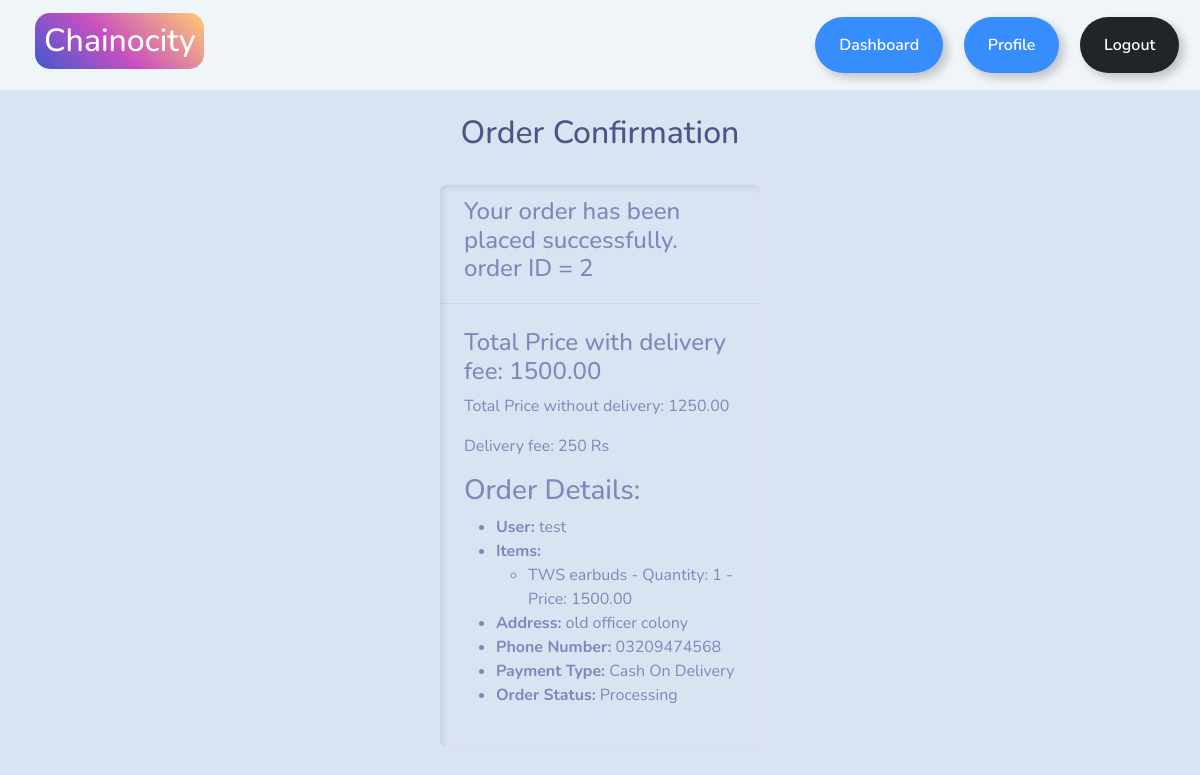
The app's page /order_confirmation/2/ (signed in) with its own data.
### myapp/models.py (models this page shows, shortened)
class Order(models.Model):
    PAYMENT_CHOICES = [
        ('easypaisa', 'EasyPaisa'),
        ('jazzcash', 'JazzCash'),
        ('cashondelivery', 'Cash On Delivery'),
    ]
    ORDER_STATUS_CHOICES = [
        ('Processing', 'Processing'),
        ('Shipped', 'Shipped'),
        ('Delivered', 'Delivered'),
        ('Cancelled', 'Cancelled'),
    ]
    user = models.ForeignKey(User, on_delete=models.CASCADE)
    items = models.ManyToManyField('CartItem')
    total_price = models.DecimalField(max_digits=10, decimal_places=2)
    created_at = models.DateTimeField(auto_now_add=True)
    address = models.TextField()
    phone_number = models.CharField(max_length=15)
    payment_type = models.CharField(max_length=20, choices=PAYMENT_CHOICES, default='cashondelivery')
    order_status = models.CharField(max_length=20, choices=ORDER_STATUS_CHOICES, default='Processing')

class CartItem(models.Model):
    product = models.ForeignKey(Product, on_delete=models.CASCADE)
    quantity = models.PositiveIntegerField(default=1)
    user = models.ForeignKey(User, on_delete=models.CASCADE)
    def total_price(self):
        return self.product.p_price * self.quantity

class Product(models.Model):
    p_title = models.CharField(max_length=85)
    p_price = models.DecimalField(max_digits=10, decimal_places=2)
    p_desc = models.TextField()
    p_stock = models.PositiveIntegerField()
    category = models.ForeignKey(Category, on_delete=models.CASCADE,null=True)
    p_image = models.ImageField(upload_to='product_images/', null=True, blank=True, default='default_p.jpg')
    p_image2 = models.ImageField(upload_to='product_images/', null=True, blank=True, default='default_p.jpg')
    p_image3 = models.ImageField(upload_to='product_images/', null=True, blank=True, default='default_p.jpg')
    date_posted = models.DateTimeField(auto_now_add=True)

### myapp/views.py (the view)
# urls.py: path('order_confirmation/<int:order_id>/', views.order_confirmation, name='order_confirmation'),
@login_required(login_url='my_login')
def order_confirmation(request, order_id):
    order = Order.objects.get(id=order_id)
    context = {
        'order': order,
    }
    return render(request, 'order_confirmation.html', context)

### templates/order_confirmation.html (shortened to what this page needs)
{% load static %}
<!DOCTYPE html>
<html lang="en">
<head>
  <link rel="stylesheet" type="text/css" href="https://bootswatch.com/5/morph/bootstrap.min.css" >
  <link rel="stylesheet" type="text/css" href="{% static 'css/styles.css' %}" >
</head>
<body>
  {% include 'base.html' %}
  <br>
  <h2 class="text-center">Order Confirmation</h2>
  <br>
  <div style="display: flex; justify-content: center;">
    <div class="card border-primary mb-3" style="max-width: 20rem;">
      <div class="card-header"><h4>Your order has been placed successfully. order ID = {{ order.id }} </h4></div>
      <div class="card-body">
        <h4 class="card-title">Total Price with delivery fee: {{ order.total_price }} </h4>
        {% with total_price_without_delivery=order.total_price|add:"-250" %}
    <p>Total Price without delivery: {{ total_price_without_delivery|default:"-250"|floatformat:"2" }}</p>
{% endwith %}
        <p> Delivery fee: 250 Rs</p>
        <p class="card-text"><h3>Order Details:</h3>
          <ul>
              <li><strong>User:</strong> {{ order.user.username }}</li>
              <li><strong>Items:</strong>
                  <ul>
                      {% for item in order.items.all %}
                          <li>{{ item.product.p_title }} - Quantity: {{ item.quantity }} - Price: {{ item.total_price }}</li>
                      {% endfor %}
                  </ul>
              </li>
              <li><strong>Address:</strong> {{ order.address }}</li>
              <li><strong>Phone Number:</strong> {{ order.phone_number }}</li>
              <li><strong>Payment Type:</strong> {{ order.get_payment_type_display }}</li>
              <li><strong>Order Status:</strong> {{ order.get_order_status_display }}</li>
          </ul>
        </p>
      </div>
    </div>
  </div>
</body>
</html>

### records on screen
Order: id "2", total_price "1500.00", user.username "test", address "old officer colony", phone_number "03209474568", payment_type "Cash On Delivery", order_status "Processing"
CartItem: product.p_title "TWS earbuds", quantity "1", total_price "1500.00"

### other values on screen
{{ total_price_without_delivery|default:"-250"|floatformat:"2" }} "1250.00"
